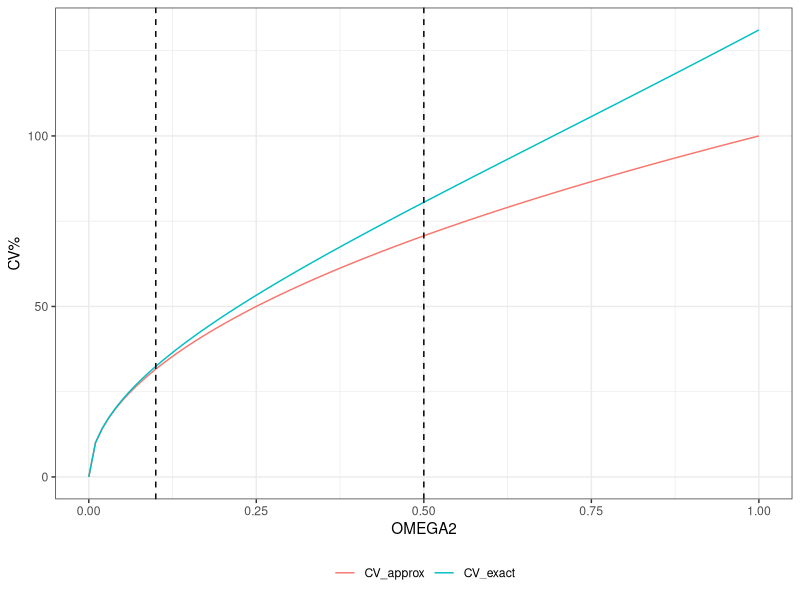
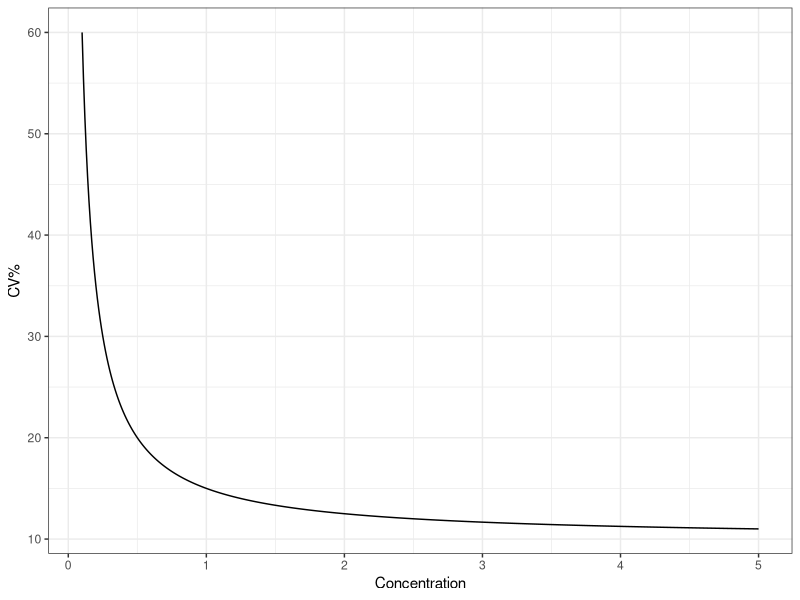

Generate these figures, in order, with R:
## ---- chunk 1
#| echo: true
#| include: false
#| message: false
#| warning: false

library(tidyverse)
theme_set(theme_bw())
## ---- chunk 2
#| echo: true
#| eval: true
#| code-fold: true
#| code-summary: "Code"

data <- data.frame(`OMEGA2`=seq(0, 1, 0.01)) %>% 
  mutate(`CV_approx` = sqrt(`OMEGA2`)*100, 
         `CV_exact`  = sqrt(exp(`OMEGA2`)-1)*100) %>% 
  pivot_longer(cols = starts_with("CV"), names_to = "name", values_to = "CV%")

ggplot(data, aes(x=`OMEGA2`, y=`CV%`, group=name, color=name))+geom_line()+
  geom_vline(aes(xintercept=0.1), linetype=2)+
  geom_vline(aes(xintercept=0.5), linetype=2)+
  theme(legend.position = "bottom", legend.title = element_blank())
## ---- chunk 3
#| echo: true
#| eval: true
#| code-fold: true
#| code-summary: "Code"

data <- data.frame(Concentration=seq(0.1, 5, 0.01)) %>% 
  mutate(Y=Concentration*(1+0.1)+0.05, 
         `CV%` = (Concentration*0.1+0.05)/Concentration*100)

ggplot(data, aes(x=Concentration, y=`CV%`))+geom_line()
